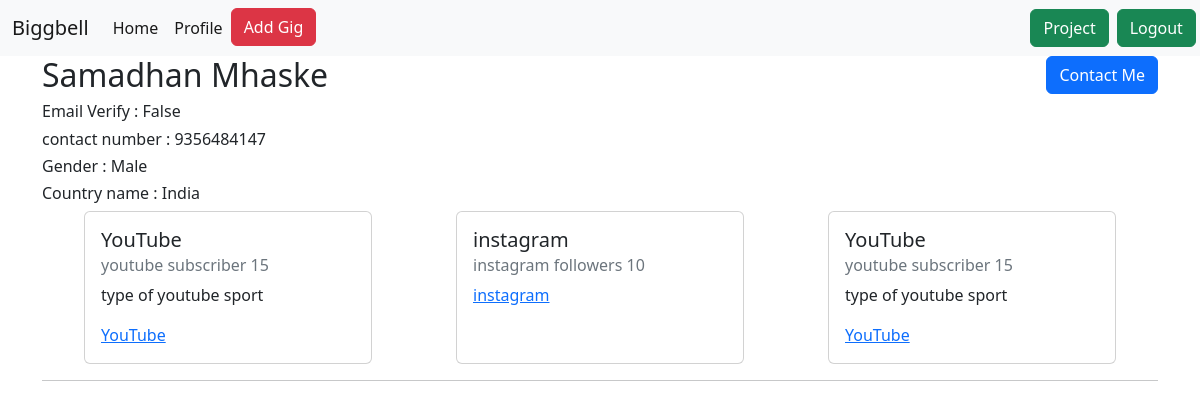
The page /creator-profiles/1/ (signed in) on the database its author committed.
### userauth/models.py (models this page shows, shortened)
class Creator(models.Model):
    person = models.OneToOneField(
        MyUser, related_name="creators", on_delete=models.CASCADE)
    profile_img = models.ImageField(upload_to='creator_profile', height_field=None, width_field=None, max_length=None)
    youtube_name =models.CharField(max_length=150,blank=True)
    instagram_name =models.CharField(max_length=150,blank=True)
    email_code = models.CharField(max_length=400)
    youtube_link =  models.URLField(max_length = 200)
    instagram_link =  models.URLField(max_length = 200)
    linkedin_link = models.URLField(max_length=200)
    type_of_youtube = models.CharField(max_length=250)
    youtube_subscriber = models.IntegerField(default=0, blank=True, null=True)
    instagram_followers = models.IntegerField(default=0, blank=True, null=True)
    low_Budget = models.IntegerField(default=0, blank=True, null=True)
    high_Budget = models.IntegerField(default=0, blank=True, null=True)

class MyUser(AbstractBaseUser):
    email = models.EmailField(
        verbose_name='email address',
        max_length=255,
        unique=True,
    )
    first_name = models.CharField(max_length=100, blank=False)
    last_name = models.CharField(max_length=100, blank=False)
    email_verified = models.BooleanField(default=False)
    contact_number = models.CharField(max_length=20, blank=True, null=True)
    last_visit = models.DateTimeField(auto_now_add=True)
    gender = models.CharField(max_length=20, blank=True, null=True, choices=CHOICES_GENDER)
    country_name = models.CharField(max_length=30, blank=True, null=True, default='')
    is_creator = models.BooleanField(default=False)
    is_active = models.BooleanField(default=True)
    is_admin = models.BooleanField(default=False)
    objects = MyUserManager()
    USERNAME_FIELD = 'email'
    REQUIRED_FIELDS = ['first_name','last_name','contact_number']
    def __str__(self):
        return self.email

### brands/views.py (the view, shortened to what this page needs)
# urls.py: path('creator-profiles/<int:id>/', creator_profile_for_brand,name='creator_profile_for_brand'),
@login_required(login_url='login_user')
def creator_profile_for_brand(request , id):
    context = {}
    context['user_data'] = Creator.objects.get(id=id)
    print(Brand.objects.get(person=request.user))
    return render(request,'brands/creator_profile_brand.html',context)

### userauth/models.py (called while the page is built)
    def __str__(self):
        return "{}".format(self.person)

### brands/templates/brands/creator_profile_brand.html (shortened to what this page needs)
{% extends 'brands/base.html' %}
{% load static %}
{% block main_contains %}
    {% include 'brands/navbar.html' %}
    <div class="container">
         <div class="profile-details">
            <div class="left">
                <h2>{{user_data.person.first_name}} {{user_data.person.last_name}}</h2>
                <h6>Email Verify : {{user_data.person.email_verified}} </h6>
                <h6>contact number : {{user_data.person.contact_number}} </h6>
                <h6>Gender : {{user_data.person.gender}} </h6>
                <h6>Country name : {{user_data.person.country_name}} </h6>
            </div>
            <div class="right">
                <button type="button" class="btn btn-primary" data-bs-toggle="modal" data-bs-target="#exampleModal">
                    Contact Me
                </button>
            </div>
         </div>
         <div class="social-account">
            <div class="card youtube-box" style="width: 18rem;">
                <div class="card-body">
                  <h5 class="card-title">YouTube</h5>
                  <h6 class="card-subtitle mb-2 text-muted">youtube subscriber {{user_data.youtube_subscriber}}</h6>
                  <p class="card-text">type of youtube {{user_data.type_of_youtube}}</p>
                  <a href="{{ user_data.youtube_link }}" class="card-link">YouTube</a>
                </div>
            </div>
            <div class="card youtube-box" style="width: 18rem;">
                <div class="card-body">
                  <h5 class="card-title">instagram</h5>
                  <h6 class="card-subtitle mb-2 text-muted">instagram followers {{user_data.instagram_followers}}</h6>
                  <a href="{{ user_data.instagram_link }}" class="card-link">instagram</a>
                </div>
            </div>
            <div class="card youtube-box" style="width: 18rem;">
                <div class="card-body">
                  <h5 class="card-title">YouTube</h5>
                  <h6 class="card-subtitle mb-2 text-muted">youtube subscriber {{user_data.youtube_subscriber}}</h6>
                  <p class="card-text">type of youtube {{user_data.type_of_youtube}}</p>
                  <a href="{{ user_data.youtube_link }}" class="card-link">YouTube</a>
                </div>
            </div>
         </div>
         <hr>
    </div>
{% endblock main_contains %}

### brands/templates/brands/base.html (style rules this page uses)
* { margin:0%; padding:0%; }

### brands/templates/brands/creator_profile_brand.html (style rules this page uses)
.social-account { display:flex; justify-content: space-around; flex-flow: wrap; }
.profile-details { display: flex; justify-content: space-between; }

### rows shown on the page
Creator: person.first_name "Samadhan", person.last_name "Mhaske", person.email_verified "False", person.contact_number "9356484147", person.gender "Male", person.country_name "India", youtube_subscriber "15", type_of_youtube "sport", instagram_followers "10"
